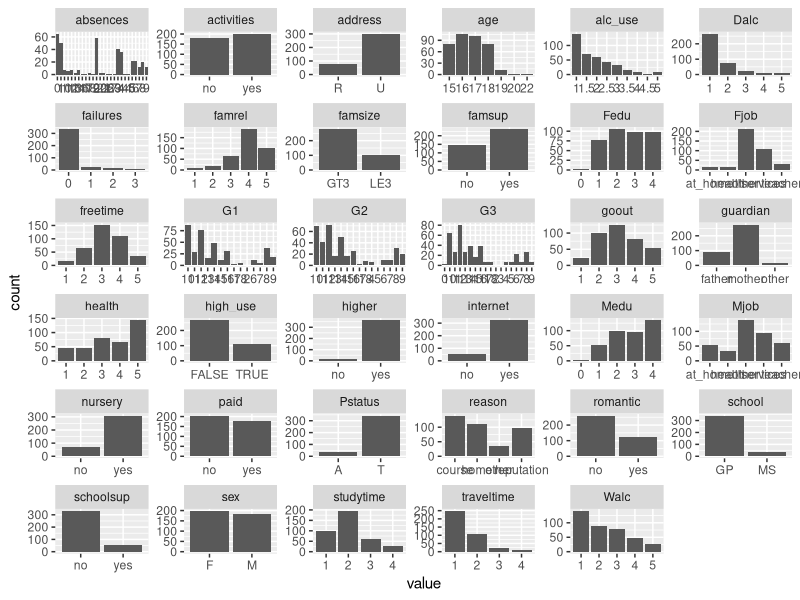
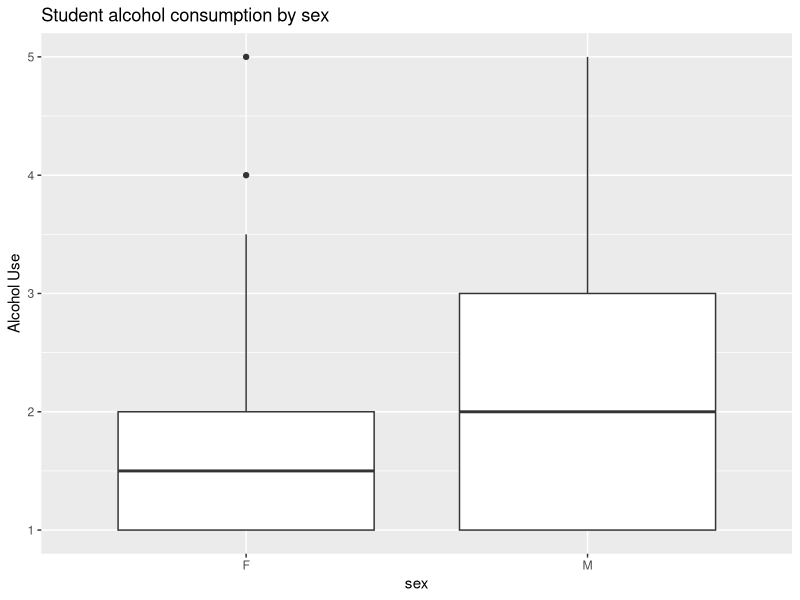
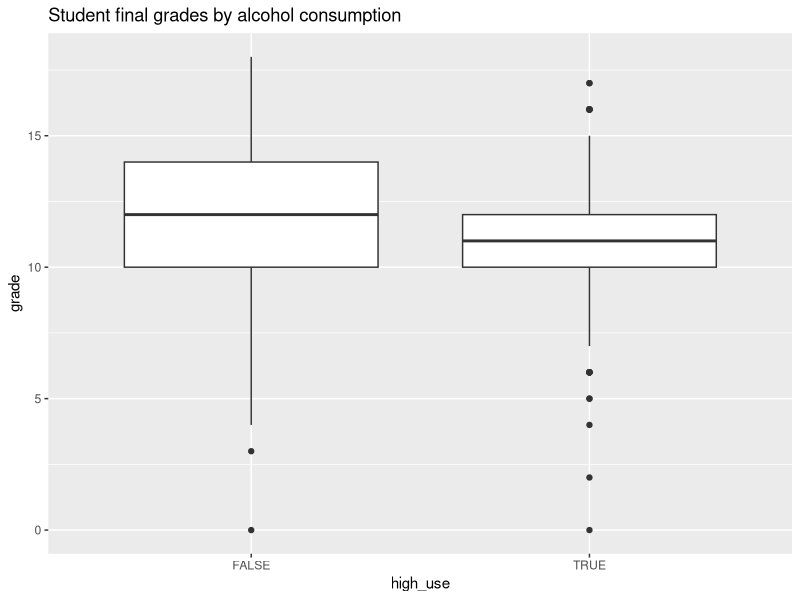
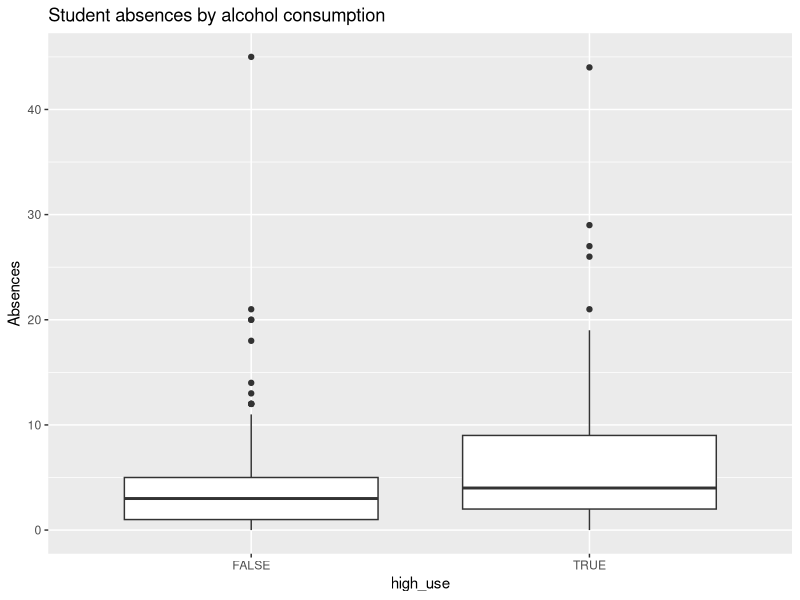
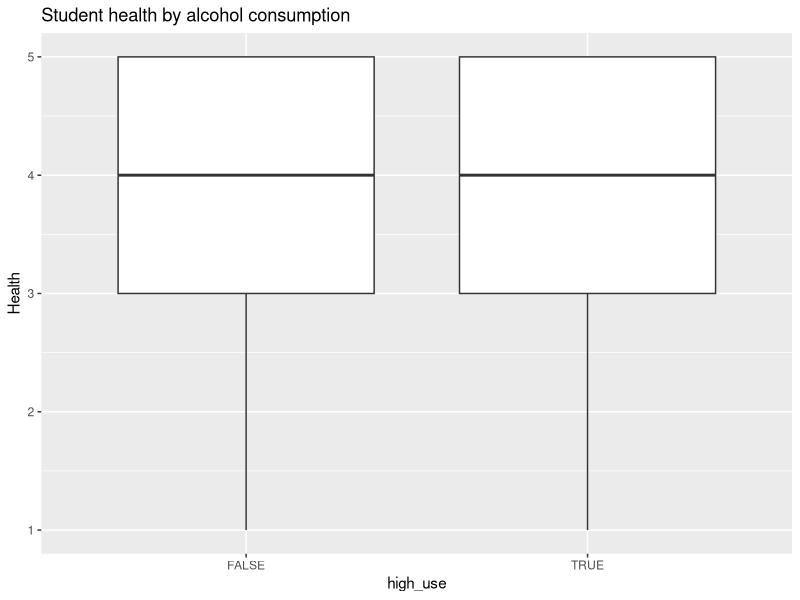

Recreate these plots in R, in order.
## ---- chunk 1
alc = read.table("data/alcohol-joined.csv", sep = ";", header = TRUE)
colnames(alc)
## ---- chunk 2
# access the tidyverse libraries tidyr, dplyr, ggplot2
library(tidyverse);
# draw a bar plot of each variable
gather(alc) %>% ggplot(aes(value)) + facet_wrap("key", scales = "free") + geom_bar()

## ---- chunk 3

# produce summary statistics by sex and mean alcohol use
alc %>% group_by(sex) %>% summarise(count = n(), mean_alcuse = mean(alc_use)) 

# initialise a plot of sex and alc_use
g1 <- ggplot(alc, aes(x = sex, y = alc_use))

# define the plot as a boxplot and draw it
g1 + geom_boxplot() + ylab("Alcohol Use") + ggtitle("Student alcohol consumption by sex")

# produce summary statistics by high_use and mean final grade
alc %>% group_by(high_use) %>% summarise(mean_grade = mean(G3)) 

# initialize a plot of high_use and G3
g2 <- ggplot(alc, aes(x = high_use, y = G3))

# define the plot as a boxplot and draw it
g2 + geom_boxplot() + ylab("grade") + ggtitle("Student final grades by alcohol consumption")

# produce summary statistics by high_use and mean absences
alc %>% group_by(high_use) %>% summarise(mean_abs = mean(absences)) 

# initialise a plot of high_use and absences
g3 <- ggplot(alc, aes(x = high_use, y = absences))

# define the plot as a boxplot and draw it
g3 + geom_boxplot() + ylab("Absences") + ggtitle("Student absences by alcohol consumption")

# produce summary statistics by high_use and health
alc %>% group_by(high_use) %>% summarise(mean_health = mean(health)) 

# initialise a plot of high_use and healt
g4 <- ggplot(alc, aes(x = high_use, y = health))

# define the plot as a boxplot and draw it
g4 + geom_boxplot() + ylab("Health") + ggtitle("Student health by alcohol consumption")

